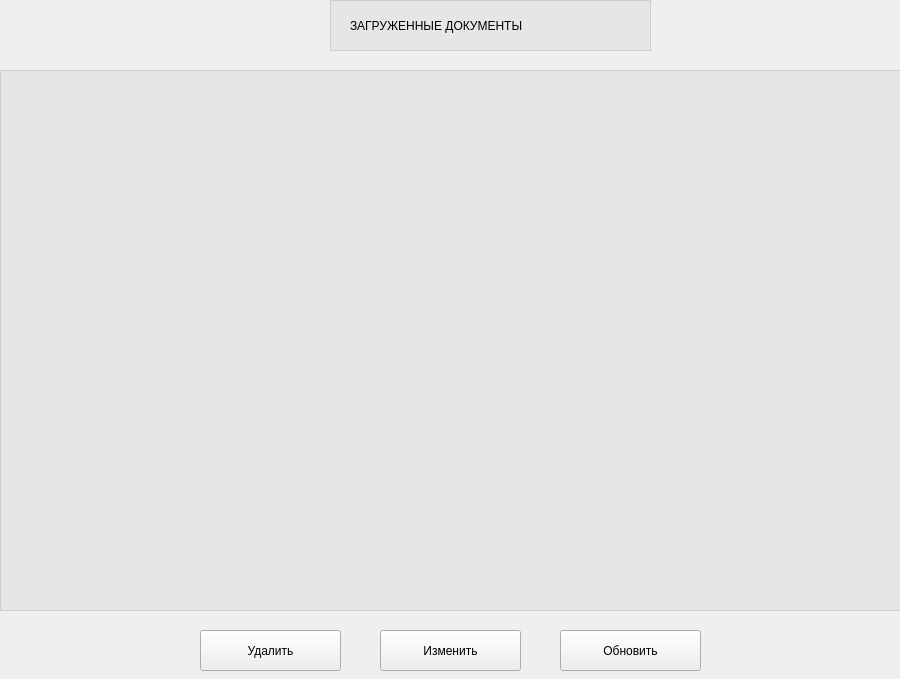
<?xml version="1.0" encoding="UTF-8"?>
<ui version="4.0">
 <class>Form</class>
 <widget class="QWidget" name="Form">
  <property name="geometry">
   <rect>
    <x>0</x>
    <y>0</y>
    <width>900</width>
    <height>679</height>
   </rect>
  </property>
  <property name="sizePolicy">
   <sizepolicy hsizetype="Fixed" vsizetype="Fixed">
    <horstretch>0</horstretch>
    <verstretch>0</verstretch>
   </sizepolicy>
  </property>
  <property name="windowTitle">
   <string/>
  </property>
  <widget class="QPushButton" name="pushButton">
   <property name="geometry">
    <rect>
     <x>200</x>
     <y>630</y>
     <width>141</width>
     <height>41</height>
    </rect>
   </property>
   <property name="text">
    <string>Удалить</string>
   </property>
  </widget>
  <widget class="QFrame" name="frame_3">
   <property name="geometry">
    <rect>
     <x>0</x>
     <y>70</y>
     <width>901</width>
     <height>541</height>
    </rect>
   </property>
   <property name="styleSheet">
    <string notr="true">background-color: rgba(218, 218, 218, 100);</string>
   </property>
   <property name="frameShape">
    <enum>QFrame::StyledPanel</enum>
   </property>
   <property name="frameShadow">
    <enum>QFrame::Raised</enum>
   </property>
  </widget>
  <widget class="QPushButton" name="pushButton_2">
   <property name="geometry">
    <rect>
     <x>380</x>
     <y>630</y>
     <width>141</width>
     <height>41</height>
    </rect>
   </property>
   <property name="text">
    <string>Изменить</string>
   </property>
  </widget>
  <widget class="QPushButton" name="pushButton_3">
   <property name="geometry">
    <rect>
     <x>560</x>
     <y>630</y>
     <width>141</width>
     <height>41</height>
    </rect>
   </property>
   <property name="text">
    <string>Обновить</string>
   </property>
  </widget>
  <widget class="QLabel" name="label">
   <property name="geometry">
    <rect>
     <x>350</x>
     <y>0</y>
     <width>291</width>
     <height>51</height>
    </rect>
   </property>
   <property name="styleSheet">
    <string notr="true">font: 14pt &quot;MS Shell Dlg 2&quot;;</string>
   </property>
   <property name="text">
    <string>ЗАГРУЖЕННЫЕ ДОКУМЕНТЫ</string>
   </property>
  </widget>
  <widget class="QFrame" name="frame_4">
   <property name="geometry">
    <rect>
     <x>330</x>
     <y>0</y>
     <width>321</width>
     <height>51</height>
    </rect>
   </property>
   <property name="styleSheet">
    <string notr="true">background-color: rgba(218, 218, 218, 100);</string>
   </property>
   <property name="frameShape">
    <enum>QFrame::StyledPanel</enum>
   </property>
   <property name="frameShadow">
    <enum>QFrame::Raised</enum>
   </property>
  </widget>
  <zorder>frame_4</zorder>
  <zorder>pushButton</zorder>
  <zorder>frame_3</zorder>
  <zorder>pushButton_2</zorder>
  <zorder>pushButton_3</zorder>
  <zorder>label</zorder>
 </widget>
 <resources/>
 <connections/>
</ui>
